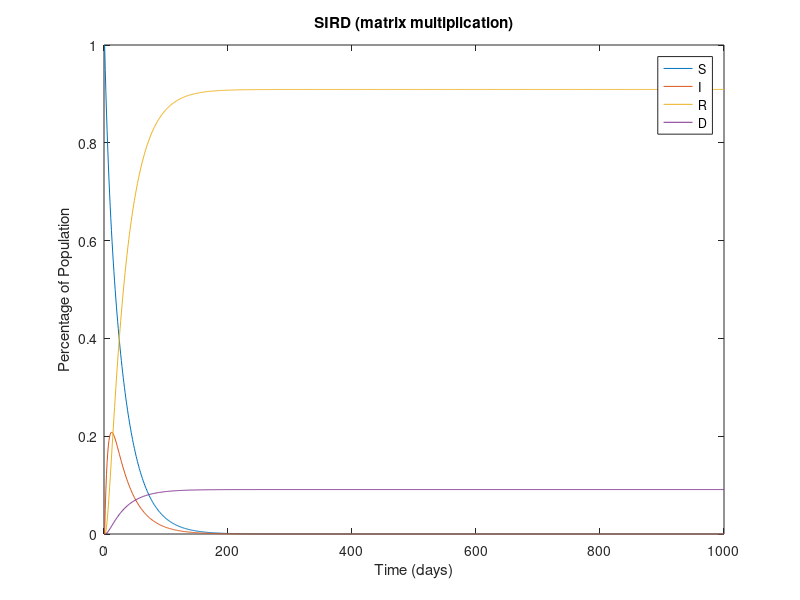
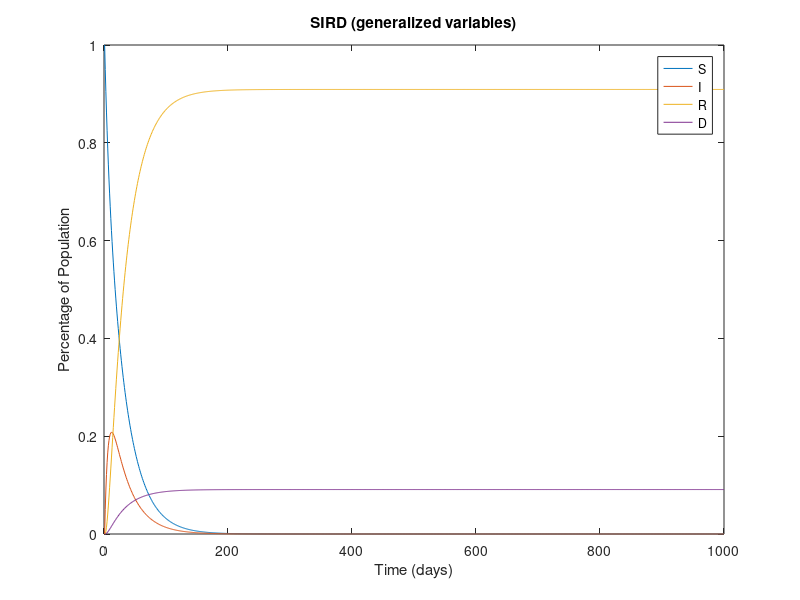
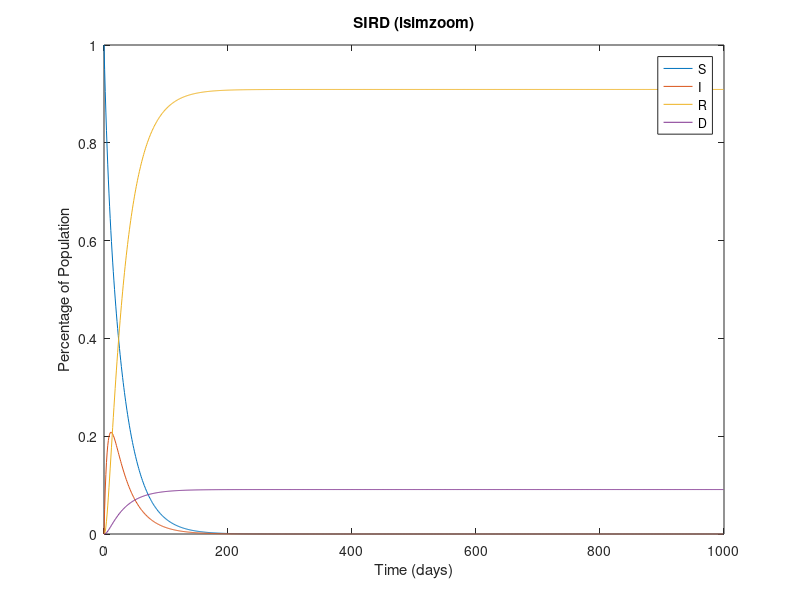

The MATLAB script that drew these images, in order:
%% Clean up the environment
clc;
clearvars;
close all

%% SIRD model
% x = [S; I; R; D];
A = [0.95 0.04 0 0; 0.05 0.85 0 0; 0 0.1 1 0; 0 0.01 0 1]; % Values that dictate how the linear system evolves
x0 = [1; 0; 0; 0]; % Initially everyone is susceptible

x = zeros(4,1000); % x values for 1000 days
x(:,1) = x0;
for i=2:1000
    x(:,i) = A*x(:,i-1);
end

% Plotting
figure;
plot(x(1,:));
hold on
plot(x(2,:));
plot(x(3,:));
plot(x(4,:));
legend('S','I','R','D');
xlabel('Time (days)');
ylabel('Percentage of Population');
title('SIRD (matrix multiplication)');

%% SIRD with generalized parameters
sS = 0.95; % amount of susceptible that remain susceptible
sI = 0.05; % amount of susceptible that get infected
% Susceptible people cannot become deceased or recovered without first
% being infected, so sR and sD will always be 0. No need to make variables
iS = 0.04; % amount of infected that don't gain immunity
iI = 0.85; % amount of infected that remain infected
iR = 0.1; % amount of infected that recover
iD = 0.01; % amount of infected that die
% Recovered people have immunity, so they are not susceptible, cannot
% become infected, and cannot become deceased. Therefore rR will be 1 and
% rS, rI, and rD will be 0. No variables needed. Same for deceased people.
% They stay deceased and can't become susceptible, infected, or recovered.

A = [sS iS 0 0; sI iI 0 0; 0 iR 1 0; 0 iD 0 1];
x0 = [1; 0; 0; 0];
x(:,1) = x0;
for i=2:1000
    x(:,i) = A*x(:,i-1);
end

% Plotting
figure;
plot(x(1,:));
hold on
plot(x(2,:));
plot(x(3,:));
plot(x(4,:));
legend('S','I','R','D');
xlabel('Time (days)');
ylabel('Percentage of Population');
title('SIRD (generalized variables)');

% You can change the plot by adjusting the parameter values defined above
% the A matrix. Since it's Halloween, how would you model a zombie outbreak
% where dead people could become infected?

%% State space and Lsim
% State space assumes equations of the form x(k) = Ax(k-1) + Bu, y(k) =
% Cx(k-1) + Du. x values are the values of the system state, and y values
% are the outputs. In this case, we can just output the entire state and
% none of the output, i.e., y(k) = x(k-1) + 0u. Thus C is the identity and
% D is a vector of 0s.

A = [0.95 0.04 0 0; 0.05 0.85 0 0; 0 0.1 1 0; 0 0.01 0 1]; % You can also set this using variables like in the last section
B = zeros(4,1); % There's no input, so our B matrix can just be a vector of zeros
C = eye(4);
D = zeros(4,1);
x0 = [1; 0; 0; 0];

sir = ss(A,B,C,D,1); % Setting the last argument to 1 indicates a discrete time system

tspan = 0:999; % Time from day 0 to day 999, i.e., 1000 days
u = zeros(1000,1); % u is the input. We have no input, so we can set it to 0 for each time point

y = lsim(sir,u,tspan,x0); % lsim takes in the state space representation of the system, the input (zeros in our case), the time vector, and the initial condition

figure;
plot(tspan,y);
legend('S','I','R','D');
xlabel('Time (days)');
ylabel('Percentage of Population');
title('SIRD (lsimzoom)');